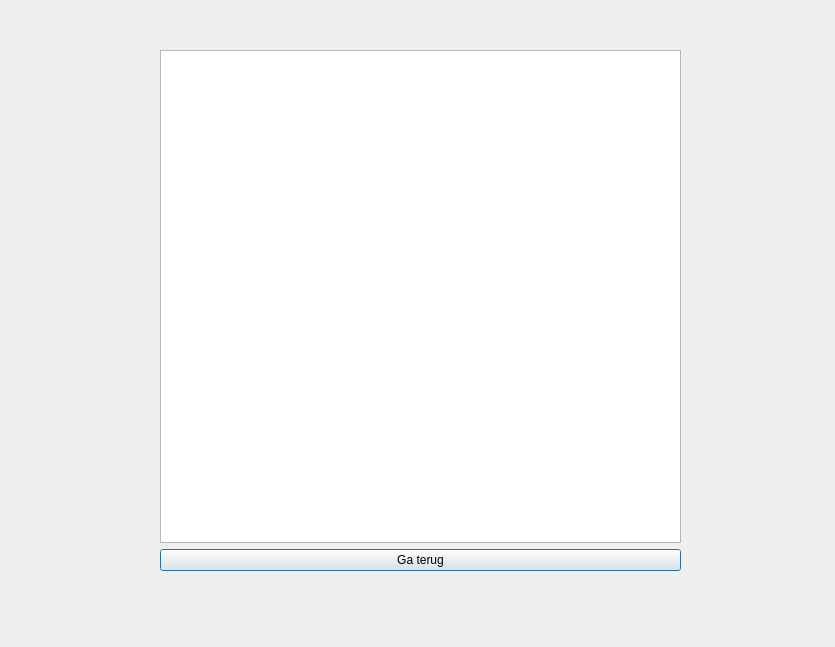
<?xml version="1.0" encoding="UTF-8"?>
<ui version="4.0">
 <class>DataTabel</class>
 <widget class="QDialog" name="DataTabel">
  <property name="geometry">
   <rect>
    <x>0</x>
    <y>0</y>
    <width>835</width>
    <height>647</height>
   </rect>
  </property>
  <property name="windowTitle">
   <string>Dialog</string>
  </property>
  <widget class="QWidget" name="verticalLayoutWidget">
   <property name="geometry">
    <rect>
     <x>160</x>
     <y>50</y>
     <width>521</width>
     <height>521</height>
    </rect>
   </property>
   <layout class="QVBoxLayout" name="verticalLayout">
    <item>
     <widget class="QTableView" name="Temp"/>
    </item>
    <item>
     <widget class="QPushButton" name="pushButton">
      <property name="text">
       <string>Ga terug</string>
      </property>
     </widget>
    </item>
   </layout>
  </widget>
 </widget>
 <resources/>
 <connections/>
</ui>
